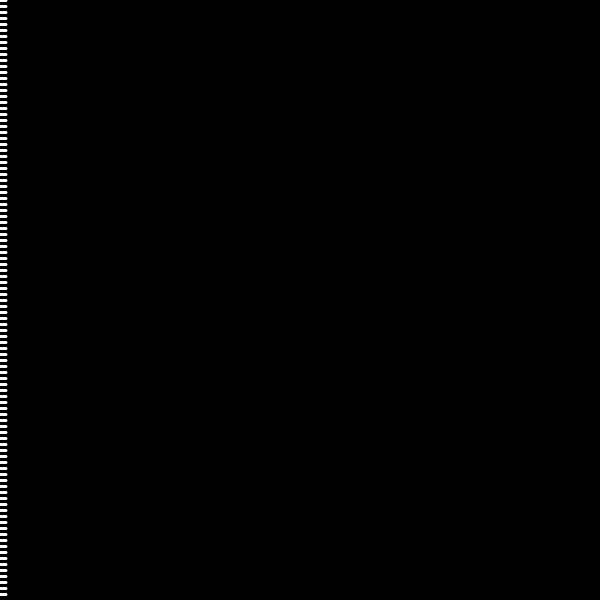
Frame 1 (no input)
Frame 60 (the mouse pressed at the canvas centre just before this capture): identical to frame 1, image omitted
Frame 120 (the mouse held since frame 60 and released just before this capture): identical to frame 1, image omitted

The Processing sketch that drew this single still picture (run headless with seeded random() and noise(); from frame 60 on, the mouse is pressed at the canvas centre):

// Processing sketch: sketch_2
// ── sketch_2.pde
void setup() {
	size(600, 600);
	background(0);
}

void draw() {
	background(0);
	// translate(width/2, height/2);


	int res = 100;

	for (int i = 0; i < res; ++i) {
		float lon = (width/res) * i; 
	
		for (int j = 0; j < res; ++j) {
			float lat = (height/res) * j;

			println("lon: "+ lon);

			float x = map(cos(lon), 0, 100, 0, width);
			float y = lat;
			
			stroke(255);
			strokeWeight(2);
			point(x, y);



		}
	}
}
